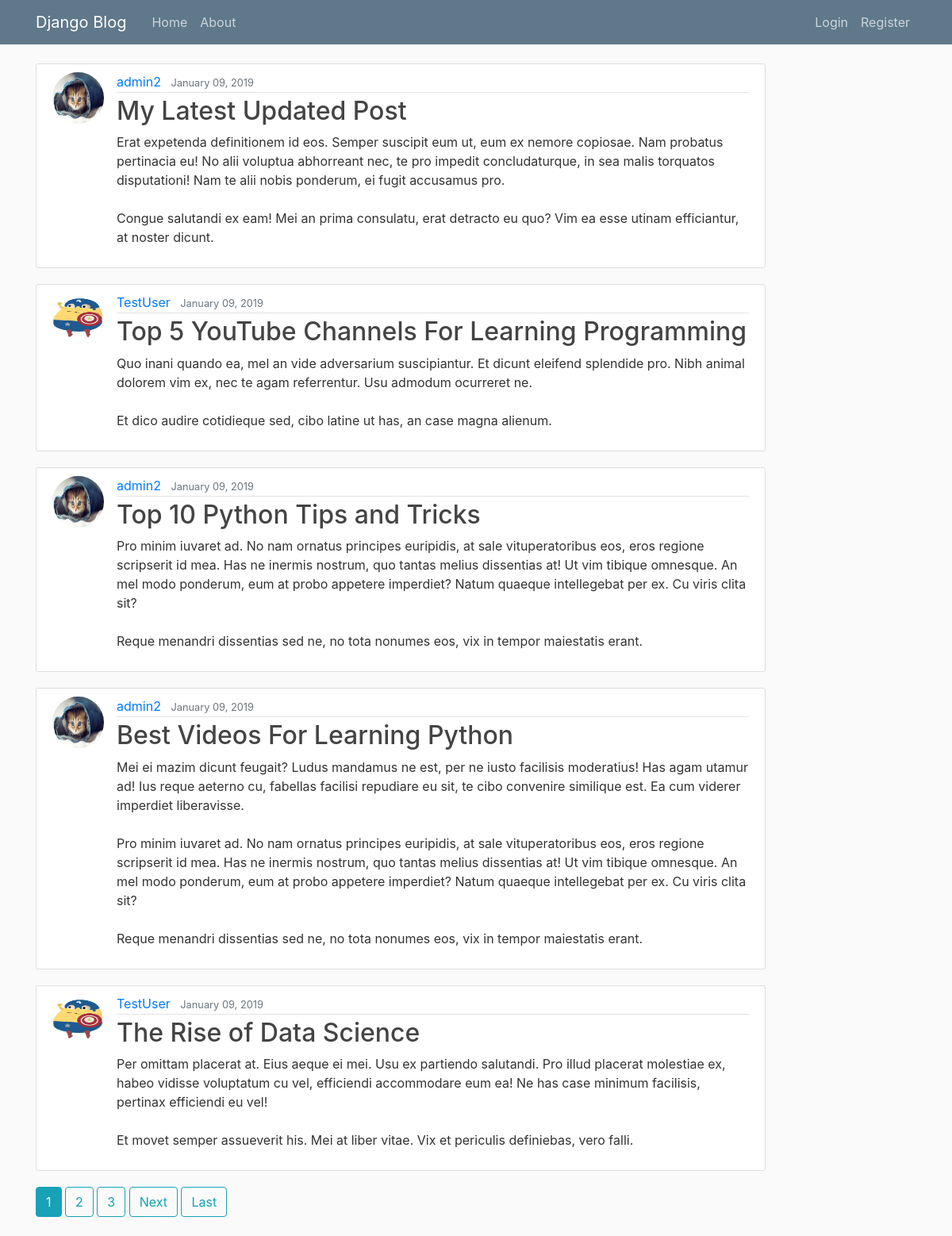
The page / on the database its author committed.
### blog/models.py (models this page shows, shortened)
class Post(models.Model):
    title = models.CharField(max_length=100)
    content = models.TextField()
    date_posted = models.DateTimeField(default=timezone.now)
    author = models.ForeignKey(User, on_delete=models.CASCADE)

### users/models.py (models this page shows, shortened)
class Profile(models.Model):
    user = models.OneToOneField(User, on_delete=models.CASCADE)
    image = models.ImageField(default='default.jpg', upload_to='profile_pics')

### blog/views.py (the view)
# urls.py: path('', PostListView.as_view(), name='blog-home'),
class PostListView(ListView):
    model = Post
    template_name = 'blog/home.html'  # <app>/<model>_<viewtype>.html
    context_object_name = 'posts'
    ordering = ['-date_posted']
    paginate_by = 5

### blog/templates/blog/home.html (shortened to what this page needs)
{% extends "blog/base.html" %}
{% block content %}
    {% for post in posts %}
        <article class="media content-section">
          <img class="rounded-circle article-img" src="{{ post.author.profile.image.url }}">
          <div class="media-body">
            <div class="article-metadata">
              <a class="mr-2" href="{% url 'user-posts' post.author.username %}">{{ post.author }}</a>
              <small class="text-muted">{{ post.date_posted|date:"F d, Y" }}</small>
            </div>
            <h2><a class="article-title" href="{% url 'post-detail' post.id %}">{{ post.title }}</a></h2>
            <p class="article-content">{{ post.content }}</p>
          </div>
        </article>
    {% endfor %}
    {% if is_paginated %}
        {% for num in page_obj.paginator.page_range %}
            {% if page_obj.number == num %}
              <a class="btn btn-info mb-4" href="?page={{ num }}">{{ num }}</a>
            {% elif num > page_obj.number|add:'-3' and num < page_obj.number|add:'3' %}
              <a class="btn btn-outline-info mb-4" href="?page={{ num }}">{{ num }}</a>
            {% endif %}
        {% endfor %}
        {% if page_obj.has_next %}
            <a class="btn btn-outline-info mb-4" href="?page={{ page_obj.next_page_number }}">Next</a>
            <a class="btn btn-outline-info mb-4" href="?page={{ page_obj.paginator.num_pages }}">Last</a>
        {% endif %}
    {% endif %}
{% endblock content %}

### blog/templates/blog/base.html (shortened to what this page needs)
{% load static %}
<!DOCTYPE html>
<html>
<head>
    <link rel="stylesheet" href="https://maxcdn.bootstrapcdn.com/bootstrap/4.0.0/css/bootstrap.min.css">
    <link rel="stylesheet" type="text/css" href="{% static 'blog/main.css' %}">
</head>
<body>
    <header class="site-header">
      <nav class="navbar navbar-expand-md navbar-dark bg-steel fixed-top">
        <div class="container">
          <a class="navbar-brand mr-4" href="{% url 'blog-home' %}">Django Blog</a>
          <div class="collapse navbar-collapse" id="navbarToggle">
            <div class="navbar-nav mr-auto">
              <a class="nav-item nav-link" href="{% url 'blog-home' %}">Home</a>
              <a class="nav-item nav-link" href="{% url 'blog-about' %}">About</a>
            </div>
            <div class="navbar-nav">
              {% if user.is_authenticated %}
                <a class="nav-item nav-link" href="{% url 'list-users' %}">Other Members</a>
                <a class="nav-item nav-link" href="{% url 'post-create' %}">New Post</a>
                <a class="nav-item nav-link" href="{% url 'edit-profile' %}">Edit Your Profile</a>
                <a class="nav-item nav-link" href="{% url 'logout' %}">Logout</a>
              {% else %}
                <a class="nav-item nav-link" href="{% url 'login' %}">Login</a>
                <a class="nav-item nav-link" href="{% url 'register' %}">Register</a>
              {% endif %}
            </div>
          </div>
        </div>
      </nav>
    </header>
    <main role="main" class="container">
      <div class="row">
        <div class="col-md-10">
          {% block content %}{% endblock %}
        </div>
      </div>
    </main>
</body>
</html>

### blog/static/blog/main.css (style rules this page uses)
body { background: #fafafa; color: #333333; margin-top: 5rem; }
h1, h2, h3, h4, h5, h6 { color: #444444; }
.bg-steel { background-color: #5f788a; }
.site-header .navbar-nav .nav-link { color: #cbd5db; }
.content-section { background: #ffffff; padding: 10px 20px; border: 1px solid #dddddd; border-radius: 3px; margin-bottom: 20px; }
.article-title { color: #444444; }
.article-content { white-space: pre-line; }
.article-img { height: 65px; width: 65px; margin-right: 16px; }
.article-metadata { padding-bottom: 1px; margin-bottom: 4px; border-bottom: 1px solid #e3e3e3 }

### rows shown on the page
Post: author.profile.image (picture), author "admin2", date_posted "January 09, 2019", title "My Latest Updated Post", content "Erat expetenda definitionem id eos. Semper suscipit eum ut, eum ex nemore copiosae. Nam probatus pertinacia eu! No alii voluptua abhorreant nec, te pro impedit concludaturque, in sea malis torquatos disputationi! Nam te alii nobis ponderum, ei fugit accusamus pro. Congue salutandi ex eam! Mei an prima consulatu, erat detracto eu quo? Vim ea esse utinam efficiantur, at noster dicunt."
Post: author.profile.image (picture), author "TestUser", date_posted "January 09, 2019", title "Top 5 YouTube Channels For Learning Programming", content "Quo inani quando ea, mel an vide adversarium suscipiantur. Et dicunt eleifend splendide pro. Nibh animal dolorem vim ex, nec te agam referrentur. Usu admodum ocurreret ne. Et dico audire cotidieque sed, cibo latine ut has, an case magna alienum."
Post: author.profile.image (picture), author "admin2", date_posted "January 09, 2019", title "Top 10 Python Tips and Tricks", content "Pro minim iuvaret ad. No nam ornatus principes euripidis, at sale vituperatoribus eos, eros regione scripserit id mea. Has ne inermis nostrum, quo tantas melius dissentias at! Ut vim tibique omnesque. An mel modo ponderum, eum at probo appetere imperdiet? Natum quaeque intellegebat per ex. Cu viris clita sit? Reque menandri dissentias sed ne, no tota nonumes eos, vix in tempor maiestatis erant."
Post: author.profile.image (picture), author "admin2", date_posted "January 09, 2019", title "Best Videos For Learning Python", content "Mei ei mazim dicunt feugait? Ludus mandamus ne est, per ne iusto facilisis moderatius! Has agam utamur ad! Ius reque aeterno cu, fabellas facilisi repudiare eu sit, te cibo convenire similique est. Ea cum viderer imperdiet liberavisse. Pro minim iuvaret ad. No nam ornatus principes euripidis, at sale vituperatoribus eos, eros regione scripserit id mea. Has ne inermis nostrum, quo tantas melius dissentias at! Ut vim tibique omnesque. An mel modo ponderum, eum at probo appetere imperdiet? Natum quaeque intellegebat per ex. Cu viris clita sit? Reque menandri dissentias sed ne, no tota nonumes eos, vix in tempor maiestatis erant."
Post: author.profile.image (picture), author "TestUser", date_posted "January 09, 2019", title "The Rise of Data Science", content "Per omittam placerat at. Eius aeque ei mei. Usu ex partiendo salutandi. Pro illud placerat molestiae ex, habeo vidisse voluptatum cu vel, efficiendi accommodare eum ea! Ne has case minimum facilisis, pertinax efficiendi eu vel! Et movet semper assueverit his. Mei at liber vitae. Vix et periculis definiebas, vero falli."

### other values the page prints
{{ num }} "1"
{{ num }} "2" "3"
